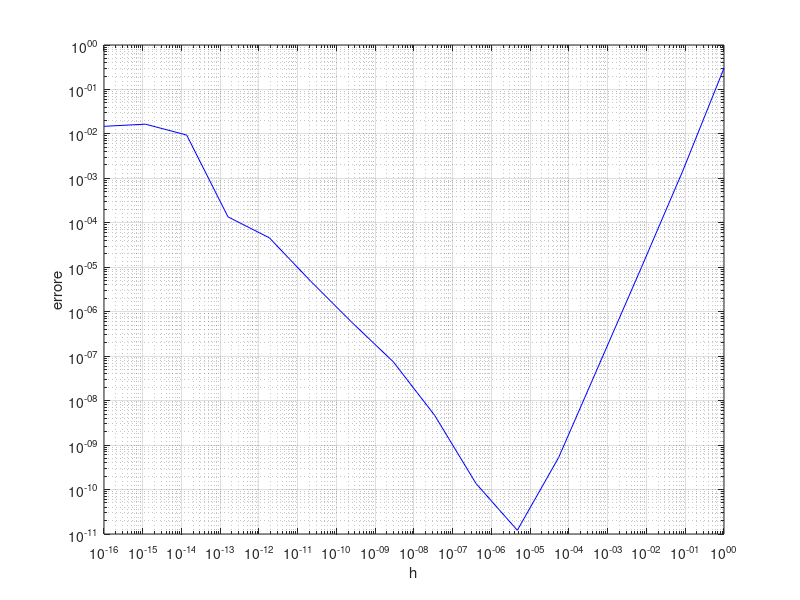

The MATLAB source for this figure:
% Primo Progetto Calcolo Scientifico
% Primo Esercizio

clear all, close all

f=@(x)sin(x);
df=@(x)cos(x); % derivata esatta di f

h=logspace(0,-16,16);
x0=1;

for i=1:numel(h)
    derf=(3*(f(x0))-4*(f(x0-h(i)))+f(x0-2*h(i)))/(2*h(i)); 
    err(i)=abs(derf-df(x0));
end

loglog(h,err,'b');
xlabel('h');
ylabel('errore');
hold on
grid